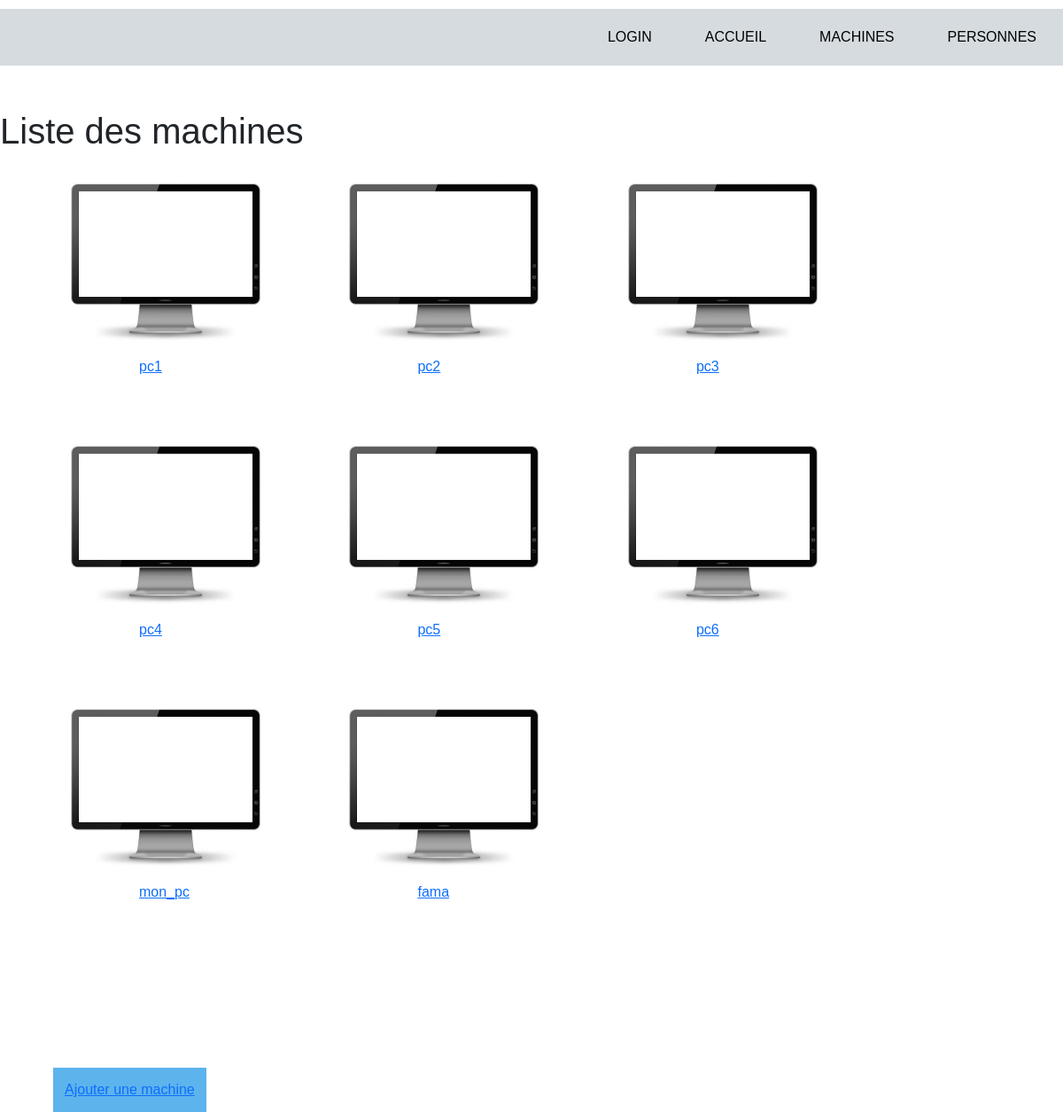
The page /machines/ on the database as committed earlier.
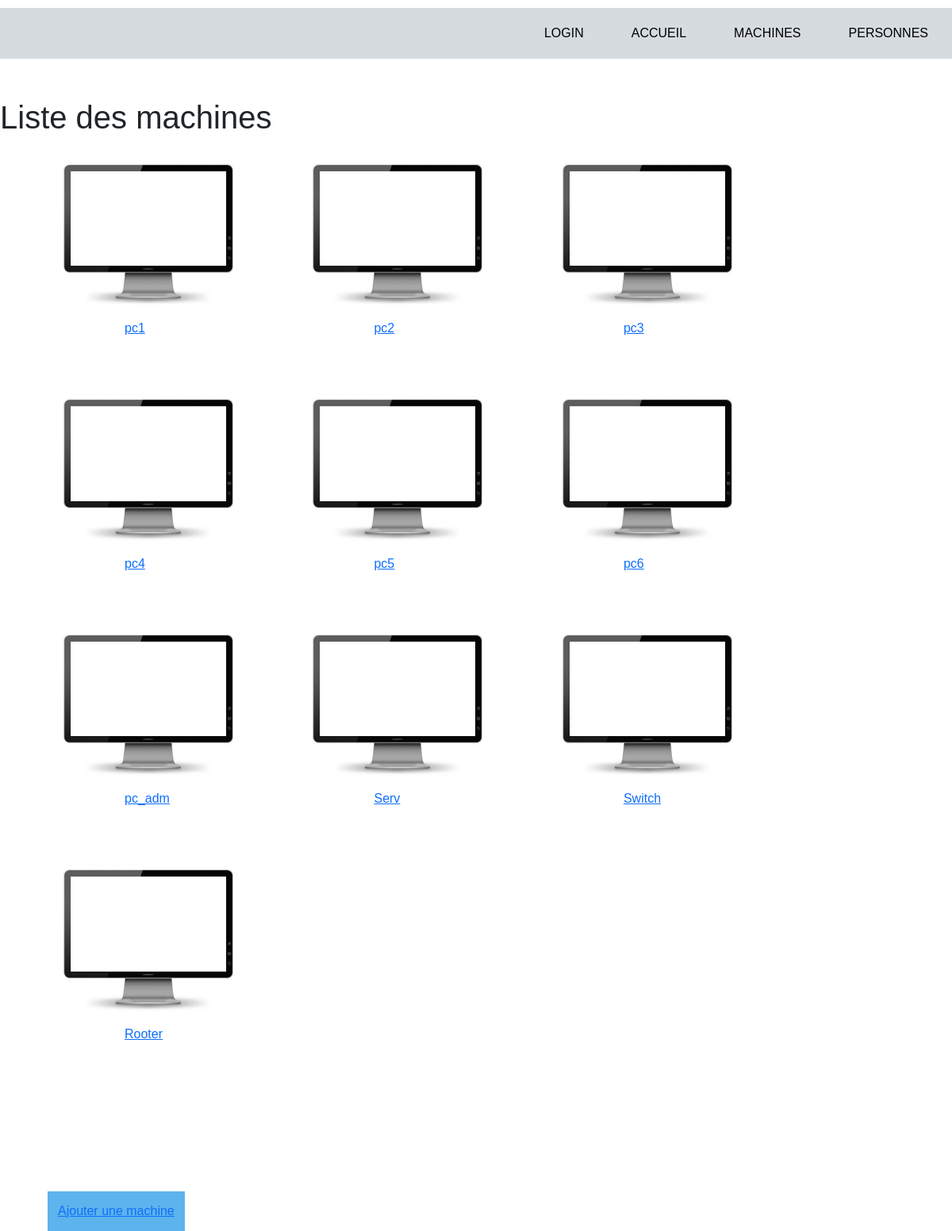
The same page on the database as committed later.
### computerApp/models.py (models this page shows, shortened)
class Machine(models.Model):
    RESEAU_MACHINE = (
        ('Filial', 'Filial - 192.168.0.0'),
        ('FAI', 'FAI - 10.10.10.0'),
        ('DMZ', 'DMZ - 172.16.0.0'),
    )
    TYPE = (
        ('PC', ('PC - Run windows')),
        ('Mac', ('Mac - Run MacOS')),
        ('Serveur', ('Serveur - Simple Server to deploy virtual machines')),
        ('Switch', ('Switch - To maintains and connect servers')),
        ('Rooter', ('Rooter - To maintains and connect LAN')),
    )
    id = models.AutoField(
        primary_key=True, editable=False)
    nom= models.CharField(
        max_length= 6)
    maintenanceDate = models.DateField(
        default=datetime.now())
    mach = models.CharField(
        max_length=200, choices=TYPE, default='PC')
    reseau = models.CharField(
        max_length=200, choices=RESEAU_MACHINE, default='FAI')
    ip = models.GenericIPAddressField(
        null=True)
    utilisateur = models.ForeignKey(
      'computerApp.Personnel', on_delete=models.SET_NULL, null=True)

### computerApp/views.py (the view)
# urls.py: path('machines/', views.machine_list_view, name='machines'),
def machine_list_view(request) :
    machines = Machine.objects.all()
    context={'machines': machines}
    return render(request, 'computerApp/machine_list.html', context)

### computerApp/templates/computerApp/machine_list.html
{% extends "index.html" %}
{% block content %}
{% load static %}
    <div id="machine_list">
    <h1>Liste des machines</h1>
    {% if machines %}
    <ul>
        {% for machine in machines %}
            <li class="box1">
                <img src="{% static 'computerApp/images/image_de_pc.jpg' %}">
                <a href="{% url 'machine-detail' machine.id %}">
                    {{machine.nom}} </a>
            </li>
        {% endfor %}
    </ul>
    {% else %}
        <p>Il n'y a pas de machine.</p>
    {% endif %}
    <div class="ajout3">
        <a href="{% url 'add-machine' %}">Ajouter une machine</a>
    </div>
    </div>
{% endblock %}

Rows that differ between the two databases and show on the page:
removed Machine: nom "fama"
changed Machine: nom "mon_pc" → "pc_adm"
added Machine: nom "Serv"
added Machine: nom "Switch"
added Machine: nom "Rooter"
